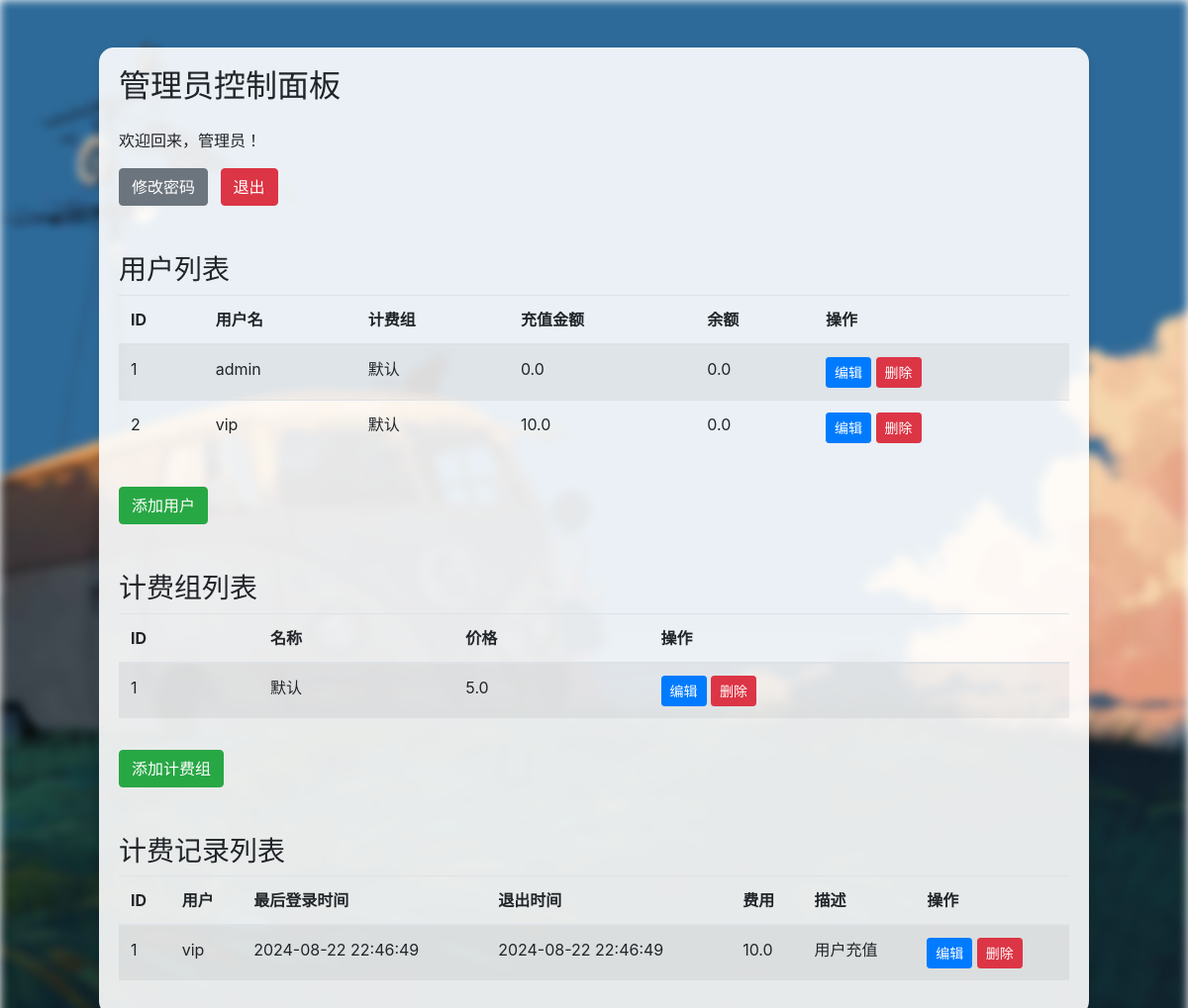
The page /admin_dashboard (signed in) on the database as committed earlier.
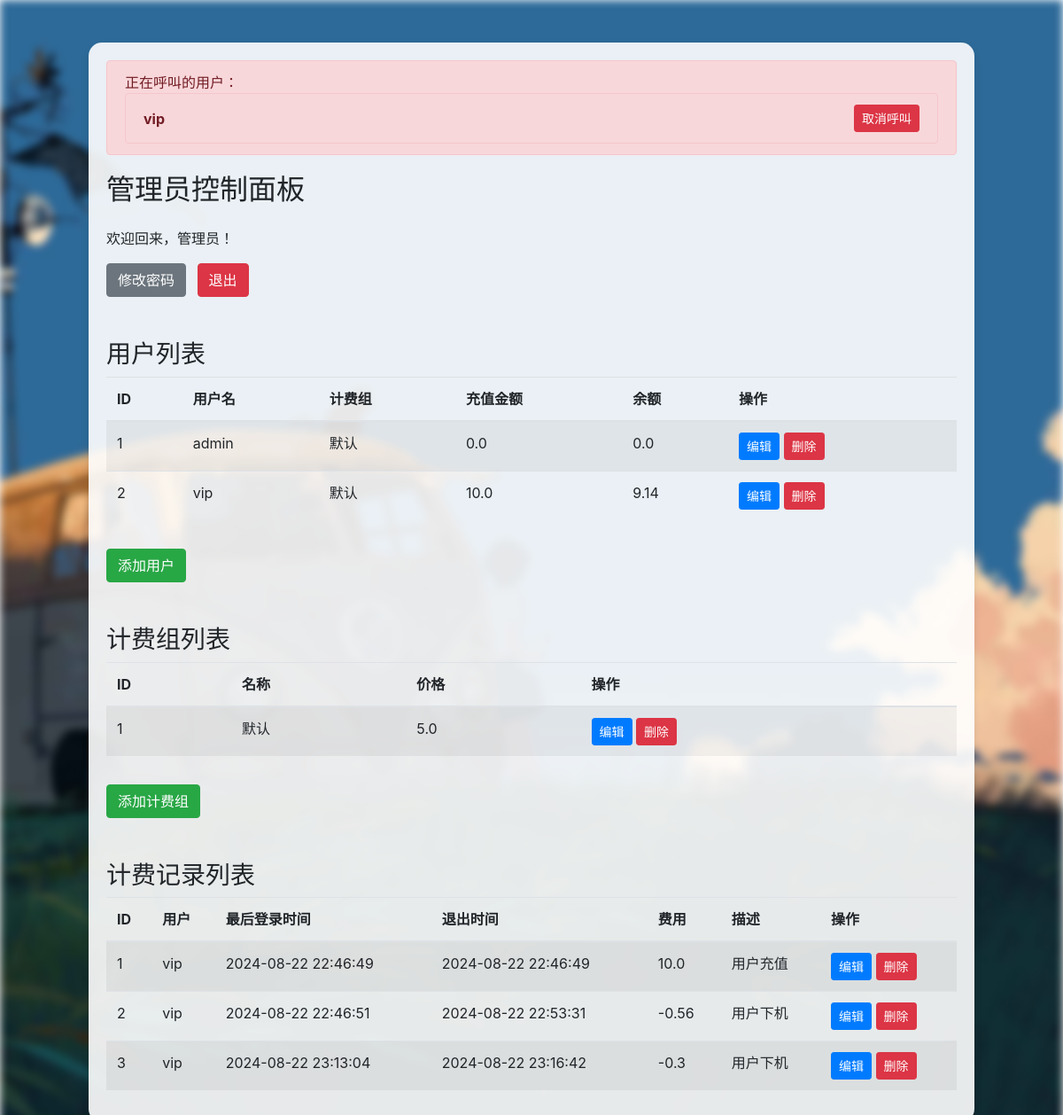
The same page on the database as committed later.
### app.py (models this page shows, shortened)
class User(db.Model):
    __tablename__ = 'user'
    id = db.Column(db.Integer, primary_key=True)
    username = db.Column(db.String(80), unique=True, nullable=False)
    password = db.Column(db.String(120), nullable=False)
    is_admin = db.Column(db.Boolean, default=False)
    is_logged = db.Column(db.Boolean, default=False)
    last_login = db.Column(db.DateTime, default=datetime.now())
    billing_group_id = db.Column(db.Integer, db.ForeignKey('billing_group.id'), nullable=False)  # 关联 BillingGroup 模型
    balance = db.Column(db.Float, nullable=False, default=0)
    balance_left = db.Column(db.Float, nullable=False, default=0)
    on_call = db.Column(db.Boolean, default=False)
    is_verified = db.Column(db.Boolean, default=False)
    card_id = db.Column(db.Integer, db.ForeignKey('card.id'), nullable=False, default=0)
    card = db.relationship('Card', backref='users')

class BillingGroup(db.Model):
    __tablename__ = 'billing_group'
    id = db.Column(db.Integer, primary_key=True)
    name = db.Column(db.String(80), unique=True, nullable=False)
    price = db.Column(db.Float, nullable=False)
    users = db.relationship('User', backref='billing_group', lazy=True)

class BillingRecord(db.Model):
    __tablename__ = 'billing_record'
    id = db.Column(db.Integer, primary_key=True)
    user_id = db.Column(db.Integer, db.ForeignKey('user.id'), nullable=False)
    username = db.Column(db.String(80), nullable=False)
    last_login = db.Column(db.DateTime, nullable=False)
    logout_time = db.Column(db.DateTime)  # 下机时间
    fee = db.Column(db.Float, nullable=False)
    description = db.Column(db.String, nullable=False)
    billing_group_id = db.Column(db.Integer, db.ForeignKey('billing_group.id'), nullable=False)
    billing_group = db.relationship('BillingGroup', backref=db.backref('billing_records', lazy=True))
    user = db.relationship('User', backref=db.backref('billing_records', lazy=True))

### app.py (the view)
@app.route('/admin_dashboard')
def admin_dashboard():
    if not session.get('logged_in') or not session.get('is_admin'):
        return redirect(url_for('index'))
    users = User.query.all()  # 获取所有用户
    billing_groups = BillingGroup.query.all()  # 获取所有计费组
    billing_records = BillingRecord.query.all()  # 获取所有计费记录
    calling_users = [user for user in users if user.on_call]
    return render_template('admin_dashboard.html', users=users, billing_groups=billing_groups,
                           billing_records=billing_records, calling_users=calling_users)

### templates/admin_dashboard.html (shortened to what this page needs)
<!DOCTYPE html>
<html>
<head>
    <link rel="stylesheet" href="https://cdn.jsdelivr.net/npm/bootstrap@4.6.2/dist/css/bootstrap.min.css">
        <div class="bg">
        </div>
</head>
<body>
    <div class="container mt-5">
        <div class="admin-panel">
            {% if calling_users|length > 0 %}
            <div class="alert alert-danger alert-custom" role="alert">
                正在呼叫的用户：
                <ul class="list-group">
                    {% for caller in calling_users %}
                    <li class="list-group-item d-flex justify-content-between align-items-center">
                        <strong>{{ caller.username }}</strong>
                        <form action="{{ url_for('admin_cancel_call', user_id=caller.id) }}" method="POST">
                            <button type="submit" class="btn btn-sm btn-danger">取消呼叫</button>
                        </form>
                    </li>
                    {% endfor %}
                </ul>
            </div>
            {% endif %}
            <div class="row">
                <div class="col-md-12">
                    <h2 class="mb-4">管理员控制面板</h2>
                    <p>欢迎回来，管理员！</p>
                    <a href="/admin_change_password" class="btn btn-secondary mr-2">修改密码</a>
                    <a href="/logout" class="btn btn-danger">退出</a>
                    <h3 class="mt-5">用户列表</h3>
                    <table class="table table-striped">
                        <thead>
                            <tr>
                                <th>ID</th>
                                <th>用户名</th>
                                <th>计费组</th>
                                <th>充值金额</th>
                                <th>余额</th>
                                <th>操作</th>
                            </tr>
                        </thead>
                        <tbody>
                            {% for user in users %}
                            <tr>
                                <td>{{ user.id }}</td>
                                <td>{{ user.username }}</td>
                                <td>{{ user.billing_group.name }}</td>
                                <td>{{ user.balance }}</td>
                                <td>{{ user.balance_left }}</td>
                                <td>
                                    <a href="/edit_user/{{ user.id }}" class="btn btn-sm btn-primary">编辑</a>
                                    <a href="/delete_user/{{ user.id }}" class="btn btn-sm btn-danger">删除</a>
                                </td>
                            </tr>
                            {% endfor %}
                        </tbody>
                    </table>
                    <a href="/add_user" class="btn btn-success mt-3">添加用户</a>
                    <h3 class="mt-5">计费组列表</h3>
                    <table class="table table-striped">
                        <thead>
                            <tr>
                                <th>ID</th>
                                <th>名称</th>
                                <th>价格</th>
                                <th>操作</th>
                            </tr>
                        </thead>
                        <tbody>
                            {% for billing_group in billing_groups %}
                            <tr>
                                <td>{{ billing_group.id }}</td>
                                <td>{{ billing_group.name }}</td>
                                <td>{{ billing_group.price }}</td>
                                <td>
                                    <a href="/edit_billing_group/{{ billing_group.id }}" class="btn btn-sm btn-primary">编辑</a>
                                    <a href="/delete_billing_group/{{ billing_group.id }}" class="btn btn-sm btn-danger">删除</a>
                                </td>
                            </tr>
                            {% endfor %}
                        </tbody>
                    </table>
                    <a href="/add_billing_group" class="btn btn-success mt-3">添加计费组</a>
                    <h3 class="mt-5">计费记录列表</h3>
                    <table class="table table-striped">
                        <thead>
                            <tr>
                                <th>ID</th>
                                <th>用户</th>
                                <th>最后登录时间</th>
                                <th>退出时间</th>
                                <th>费用</th>
                                <th>描述</th>
                                <th>操作</th>
                            </tr>
                        </thead>
                        <tbody>
                            {% for billing_record in billing_records %}
                            <tr>
                                <td>{{ billing_record.id }}</td>
                                <td>{{ billing_record.user.username }}</td>
                                <td>{{ billing_record.last_login.strftime('%Y-%m-%d %H:%M:%S') }}</td>
                                <td>{% if billing_record.logout_time %}{{ billing_record.logout_time.strftime('%Y-%m-%d %H:%M:%S') }}{% endif %}</td>
                                <td>{{ billing_record.fee }}</td>
                                <td>{{ billing_record.description }}</td>
                                <td>
                                    <a href="/edit_billing_record/{{ billing_record.id }}" class="btn btn-sm btn-primary">编辑</a>
                                    <a href="/delete_billing_record/{{ billing_record.id }}" class="btn btn-sm btn-danger">删除</a>
                                </td>
                            </tr>
                            {% endfor %}
                        </tbody>
                    </table>
                </div>
            </div>
        </div>
    </div>
</body>
</html>

### templates/admin_dashboard.html (style rules this page uses)
.bg { position: fixed; top: 0; left: 0; width: 100%; height: 100%; overflow: hidden; z-index: -1; }
.alert-custom { position: relative; z-index: 1000; margin-bottom: 20px; }
.list-group-item { background-color: #f8d7da; border-color: #f5c6cb; }
.admin-panel { background-color: rgba(255, 255, 255, 0.9); padding: 20px; border-radius: 15px; box-shadow: 0 4px 8px rgba(0,0,0,0.1); margin: 20px auto; max-width: 1000px; }

Rows that differ between the two databases and show on the page:
now on one of the page's lists (row edited): User: username "vip"
changed User "vip": balance_left "0.0" → "9.14"
added BillingRecord: id "2", user.username "vip", last_login "2024-08-22 22:46:51", logout_time "2024-08-22 22:53:31", fee "-0.56", description "用户下机"
added BillingRecord: id "3", user.username "vip", last_login "2024-08-22 23:13:04", logout_time "2024-08-22 23:16:42", fee "-0.3", description "用户下机"
Other text that changed with them:
text now shown: "正在呼叫的用户："
